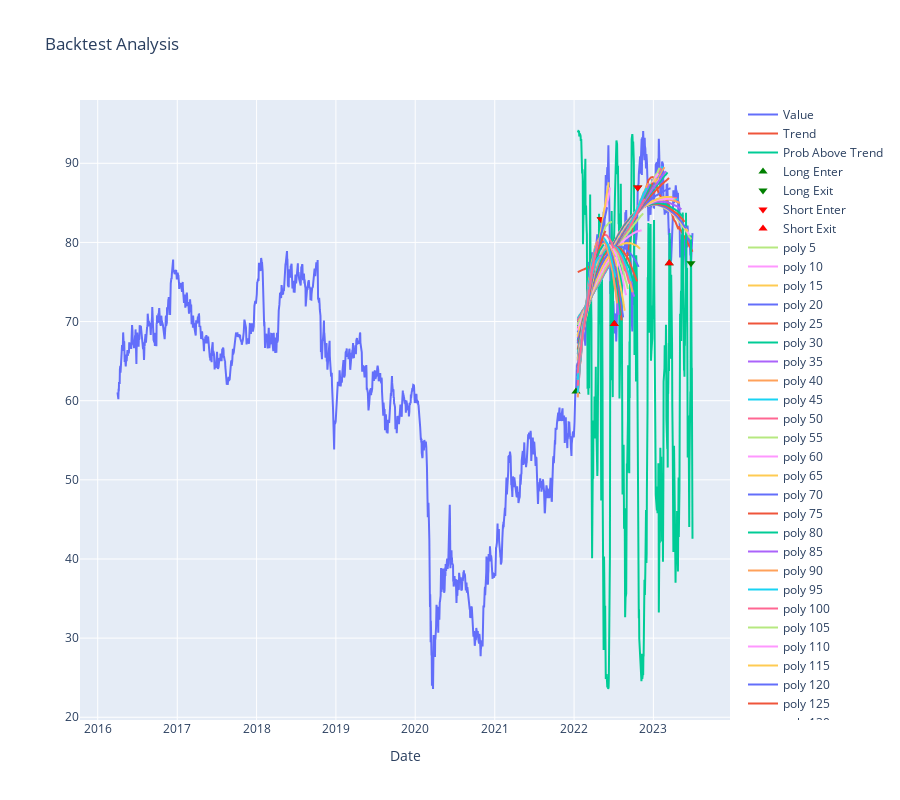

This figure's notebook cell:
### Code cell
ledger, df2 = analyze_and_graph(file, symbol, 365*4, df)    
#ledger, df2 = analyze_and_graph_range(file, symbol, "03-27-2020", "12-17-2021", df)

# Display metrics as text
metrics = analyze_trades(ledger, symbol, period)
metrics["file"] = file
metrics_df = metrics_to_dataframe(metrics) 

merged_df = ledger.merge(df2, left_on='Date', right_index=True, how='left')
merged_df[["Date", "Price", "Product", "Side", "Action","prob_above_trend", "Value"]]

### Figure 1 — Plotly figure (JSON) as saved in the notebook; plotly's stock layout.template omitted (floating-point values rounded to 4 significant figures; data arrays with more than 128 entries replaced by an {"elided": "..."} marker saying what was removed)
{"data": [{"mode": "lines", "name": "Value", "type": "scatter", "x": {"elided": "1825 str values"}, "y": {"elided": "1825 float values"}}, {"mode": "lines", "name": "Trend", "type": "scatter", "x": {"elided": "1825 str values"}, "y": {"elided": "1825 float values"}}, {"mode": "lines", "name": "Prob Above Trend", "type": "scatter", "x": {"elided": "1825 str values"}, "y": {"elided": "1825 float values"}}, {"marker": {"color": "green", "size": 8, "symbol": "triangle-up"}, "mode": "markers", "name": "Long Enter", "type": "scatter", "x": {"elided": "1825 str values"}, "y": {"elided": "1825 float values"}}, {"marker": {"color": "green", "size": 8, "symbol": "triangle-down"}, "mode": "markers", "name": "Long Exit", "type": "scatter", "x": {"elided": "1825 str values"}, "y": {"elided": "1825 float values"}}, {"marker": {"color": "red", "size": 8, "symbol": "triangle-down"}, "mode": "markers", "name": "Short Enter", "type": "scatter", "x": {"elided": "1825 str values"}, "y": {"elided": "1825 float values"}}, {"marker": {"color": "red", "size": 8, "symbol": "triangle-up"}, "mode": "markers", "name": "Short Exit", "type": "scatter", "x": {"elided": "1825 str values"}, "y": {"elided": "1825 float values"}}, {"mode": "lines", "name": "poly 5", "type": "scatter", "x": {"elided": "365 str values"}, "y": {"elided": "360 float values"}}, {"mode": "lines", "name": "poly 10", "type": "scatter", "x": {"elided": "365 str values"}, "y": {"elided": "355 float values"}}, {"mode": "lines", "name": "poly 15", "type": "scatter", "x": {"elided": "365 str values"}, "y": {"elided": "350 float values"}}, {"mode": "lines", "name": "poly 20", "type": "scatter", "x": {"elided": "365 str values"}, "y": {"elided": "345 float values"}}, {"mode": "lines", "name": "poly 25", "type": "scatter", "x": {"elided": "365 str values"}, "y": {"elided": "340 float values"}}, {"mode": "lines", "name": "poly 30", "type": "scatter", "x": {"elided": "365 str values"}, "y": {"elided": "335 float values"}}, {"mode": "lines", "name": "poly 35", "type": "scatter", "x": {"elided": "365 str values"}, "y": {"elided": "330 float values"}}, {"mode": "lines", "name": "poly 40", "type": "scatter", "x": {"elided": "365 str values"}, "y": {"elided": "325 float values"}}, {"mode": "lines", "name": "poly 45", "type": "scatter", "x": {"elided": "365 str values"}, "y": {"elided": "320 float values"}}, {"mode": "lines", "name": "poly 50", "type": "scatter", "x": {"elided": "365 str values"}, "y": {"elided": "315 float values"}}, {"mode": "lines", "name": "poly 55", "type": "scatter", "x": {"elided": "365 str values"}, "y": {"elided": "310 float values"}}, {"mode": "lines", "name": "poly 60", "type": "scatter", "x": {"elided": "365 str values"}, "y": {"elided": "305 float values"}}, {"mode": "lines", "name": "poly 65", "type": "scatter", "x": {"elided": "365 str values"}, "y": {"elided": "300 float values"}}, {"mode": "lines", "name": "poly 70", "type": "scatter", "x": {"elided": "365 str values"}, "y": {"elided": "295 float values"}}, {"mode": "lines", "name": "poly 75", "type": "scatter", "x": {"elided": "365 str values"}, "y": {"elided": "290 float values"}}, {"mode": "lines", "name": "poly 80", "type": "scatter", "x": {"elided": "365 str values"}, "y": {"elided": "285 float values"}}, {"mode": "lines", "name": "poly 85", "type": "scatter", "x": {"elided": "365 str values"}, "y": {"elided": "280 float values"}}, {"mode": "lines", "name": "poly 90", "type": "scatter", "x": {"elided": "365 str values"}, "y": {"elided": "275 float values"}}, {"mode": "lines", "name": "poly 95", "type": "scatter", "x": {"elided": "365 str values"}, "y": {"elided": "270 float values"}}, {"mode": "lines", "name": "poly 100", "type": "scatter", "x": {"elided": "365 str values"}, "y": {"elided": "265 float values"}}, {"mode": "lines", "name": "poly 105", "type": "scatter", "x": {"elided": "365 str values"}, "y": {"elided": "260 float values"}}, {"mode": "lines", "name": "poly 110", "type": "scatter", "x": {"elided": "365 str values"}, "y": {"elided": "255 float values"}}, {"mode": "lines", "name": "poly 115", "type": "scatter", "x": {"elided": "365 str values"}, "y": {"elided": "250 float values"}}, {"mode": "lines", "name": "poly 120", "type": "scatter", "x": {"elided": "365 str values"}, "y": {"elided": "245 float values"}}, {"mode": "lines", "name": "poly 125", "type": "scatter", "x": {"elided": "365 str values"}, "y": {"elided": "240 float values"}}, {"mode": "lines", "name": "poly 130", "type": "scatter", "x": {"elided": "365 str values"}, "y": {"elided": "235 float values"}}, {"mode": "lines", "name": "poly 135", "type": "scatter", "x": {"elided": "365 str values"}, "y": {"elided": "230 float values"}}, {"mode": "lines", "name": "poly 140", "type": "scatter", "x": {"elided": "365 str values"}, "y": {"elided": "225 float values"}}, {"mode": "lines", "name": "poly 145", "type": "scatter", "x": {"elided": "365 str values"}, "y": {"elided": "220 float values"}}, {"mode": "lines", "name": "poly 150", "type": "scatter", "x": {"elided": "365 str values"}, "y": {"elided": "215 float values"}}, {"mode": "lines", "name": "poly 155", "type": "scatter", "x": {"elided": "365 str values"}, "y": {"elided": "210 float values"}}, {"mode": "lines", "name": "poly 160", "type": "scatter", "x": {"elided": "365 str values"}, "y": {"elided": "205 float values"}}, {"mode": "lines", "name": "poly 165", "type": "scatter", "x": {"elided": "365 str values"}, "y": {"elided": "200 float values"}}, {"mode": "lines", "name": "poly 170", "type": "scatter", "x": {"elided": "365 str values"}, "y": {"elided": "195 float values"}}, {"mode": "lines", "name": "poly 175", "type": "scatter", "x": {"elided": "365 str values"}, "y": {"elided": "190 float values"}}, {"mode": "lines", "name": "poly 180", "type": "scatter", "x": {"elided": "365 str values"}, "y": {"elided": "185 float values"}}, {"mode": "lines", "name": "poly 185", "type": "scatter", "x": {"elided": "365 str values"}, "y": {"elided": "180 float values"}}, {"mode": "lines", "name": "poly 190", "type": "scatter", "x": {"elided": "365 str values"}, "y": {"elided": "175 float values"}}, {"mode": "lines", "name": "poly 195", "type": "scatter", "x": {"elided": "365 str values"}, "y": {"elided": "170 float values"}}, {"mode": "lines", "name": "poly 200", "type": "scatter", "x": {"elided": "365 str values"}, "y": {"elided": "165 float values"}}, {"mode": "lines", "name": "poly 205", "type": "scatter", "x": {"elided": "365 str values"}, "y": {"elided": "160 float values"}}, {"mode": "lines", "name": "poly 210", "type": "scatter", "x": {"elided": "365 str values"}, "y": {"elided": "155 float values"}}, {"mode": "lines", "name": "poly 215", "type": "scatter", "x": {"elided": "365 str values"}, "y": {"elided": "150 float values"}}, {"mode": "lines", "name": "poly 220", "type": "scatter", "x": {"elided": "365 str values"}, "y": {"elided": "145 float values"}}, {"mode": "lines", "name": "poly 225", "type": "scatter", "x": {"elided": "365 str values"}, "y": {"elided": "140 float values"}}, {"mode": "lines", "name": "poly 230", "type": "scatter", "x": {"elided": "365 str values"}, "y": {"elided": "135 float values"}}, {"mode": "lines", "name": "poly 235", "type": "scatter", "x": {"elided": "365 str values"}, "y": {"elided": "130 float values"}}, {"mode": "lines", "name": "poly 240", "type": "scatter", "x": {"elided": "365 str values"}, "y": [60.43, 60.96, 61.49, 62.0, 62.51, 63.02, 63.52, 64.01, 64.49, 64.96, 65.43, 65.89, 66.35, 66.8, 67.24, 67.67, 68.1, 68.51, 68.93, 69.33, 69.73, 70.12, 70.5, 70.88, 71.25, 71.61, 71.96, 72.31, 72.65, 72.99, 73.31, 73.63, 73.94, 74.25, 74.55, 74.84, 75.12, 75.4, 75.67, 75.93, 76.19, 76.44, 76.68, 76.91, 77.14, 77.36, 77.57, 77.78, 77.97, 78.17, 78.35, 78.53, 78.7, 78.86, 79.02, 79.17, 79.31, 79.44, 79.57, 79.69, 79.8, 79.91, 80.01, 80.1, 80.19, 80.27, 80.34, 80.4, 80.46, 80.51, 80.55, 80.58, 80.61, 80.63, 80.65, 80.65, 80.65, 80.65, 80.63, 80.61, 80.58, 80.55, 80.5, 80.45, 80.4, 80.33, 80.26, 80.18, 80.1, 80.0, 79.9, 79.8, 79.68, 79.56, 79.43, 79.3, 79.16, 79.01, 78.85, 78.69, 78.52, 78.34, 78.15, 77.96, 77.76, 77.56, 77.34, 77.12, 76.89, 76.66, 76.42, 76.17, 75.91, 75.65, 75.38, 75.1, 74.82, 74.53, 74.23, 73.92, 73.61, 73.29, 72.96, 72.63, 72.29]}, {"mode": "lines", "name": "poly 245", "type": "scatter", "x": {"elided": "365 str values"}, "y": [61.01, 61.5, 61.99, 62.47, 62.95, 63.42, 63.88, 64.33, 64.78, 65.23, 65.66, 66.1, 66.52, 66.94, 67.35, 67.76, 68.16, 68.55, 68.94, 69.32, 69.69, 70.06, 70.42, 70.78, 71.13, 71.47, 71.8, 72.13, 72.46, 72.78, 73.09, 73.39, 73.69, 73.98, 74.27, 74.55, 74.82, 75.09, 75.35, 75.61, 75.85, 76.1, 76.33, 76.56, 76.78, 77.0, 77.21, 77.42, 77.61, 77.81, 77.99, 78.17, 78.34, 78.51, 78.67, 78.82, 78.97, 79.11, 79.25, 79.38, 79.5, 79.61, 79.72, 79.83, 79.93, 80.02, 80.1, 80.18, 80.25, 80.32, 80.38, 80.43, 80.48, 80.52, 80.55, 80.58, 80.6, 80.62, 80.63, 80.63, 80.62, 80.61, 80.6, 80.58, 80.55, 80.51, 80.47, 80.42, 80.37, 80.31, 80.24, 80.17, 80.09, 80.01, 79.91, 79.82, 79.71, 79.6, 79.48, 79.36, 79.23, 79.1, 78.95, 78.81, 78.65, 78.49, 78.32, 78.15, 77.97, 77.78, 77.59, 77.39, 77.19, 76.98, 76.76, 76.53, 76.3, 76.07, 75.83, 75.58]}, {"mode": "lines", "name": "poly 250", "type": "scatter", "x": {"elided": "365 str values"}, "y": [61.89, 62.32, 62.75, 63.17, 63.59, 64.0, 64.41, 64.82, 65.21, 65.61, 66.0, 66.38, 66.76, 67.13, 67.5, 67.86, 68.22, 68.58, 68.92, 69.27, 69.61, 69.94, 70.27, 70.59, 70.91, 71.22, 71.53, 71.84, 72.14, 72.43, 72.72, 73.0, 73.28, 73.56, 73.83, 74.09, 74.35, 74.6, 74.85, 75.1, 75.34, 75.57, 75.8, 76.02, 76.24, 76.46, 76.67, 76.87, 77.07, 77.27, 77.45, 77.64, 77.82, 77.99, 78.16, 78.33, 78.49, 78.64, 78.79, 78.94, 79.08, 79.21, 79.34, 79.47, 79.59, 79.7, 79.81, 79.92, 80.02, 80.11, 80.2, 80.29, 80.37, 80.44, 80.51, 80.58, 80.64, 80.69, 80.74, 80.79, 80.83, 80.86, 80.9, 80.92, 80.94, 80.96, 80.97, 80.97, 80.97, 80.97, 80.96, 80.95, 80.93, 80.9, 80.87, 80.84, 80.8, 80.76, 80.71, 80.65, 80.59, 80.53, 80.46, 80.39, 80.31, 80.22, 80.14, 80.04, 79.94, 79.84, 79.73, 79.62, 79.5, 79.37, 79.25]}, {"mode": "lines", "name": "poly 255", "type": "scatter", "x": {"elided": "365 str values"}, "y": [62.87, 63.23, 63.59, 63.94, 64.3, 64.65, 64.99, 65.33, 65.67, 66.01, 66.34, 66.67, 67.0, 67.32, 67.64, 67.95, 68.26, 68.57, 68.88, 69.18, 69.48, 69.77, 70.07, 70.35, 70.64, 70.92, 71.2, 71.47, 71.75, 72.01, 72.28, 72.54, 72.8, 73.05, 73.3, 73.55, 73.8, 74.04, 74.28, 74.51, 74.74, 74.97, 75.2, 75.42, 75.63, 75.85, 76.06, 76.27, 76.47, 76.67, 76.87, 77.06, 77.26, 77.44, 77.63, 77.81, 77.99, 78.16, 78.33, 78.5, 78.66, 78.82, 78.98, 79.13, 79.28, 79.43, 79.57, 79.71, 79.85, 79.99, 80.12, 80.24, 80.37, 80.49, 80.6, 80.72, 80.83, 80.93, 81.04, 81.14, 81.23, 81.33, 81.42, 81.5, 81.59, 81.67, 81.74, 81.82, 81.89, 81.95, 82.02, 82.08, 82.13, 82.18, 82.23, 82.28, 82.32, 82.36, 82.4, 82.43, 82.46, 82.49, 82.51, 82.53, 82.54, 82.56, 82.57, 82.57, 82.57, 82.57]}, {"mode": "lines", "name": "poly 260", "type": "scatter", "x": {"elided": "365 str values"}, "y": [64.45, 64.69, 64.93, 65.18, 65.42, 65.66, 65.9, 66.14, 66.38, 66.62, 66.86, 67.09, 67.33, 67.57, 67.81, 68.04, 68.28, 68.51, 68.75, 68.98, 69.21, 69.45, 69.68, 69.91, 70.14, 70.37, 70.6, 70.83, 71.06, 71.29, 71.52, 71.74, 71.97, 72.2, 72.42, 72.65, 72.87, 73.1, 73.32, 73.54, 73.77, 73.99, 74.21, 74.43, 74.65, 74.87, 75.09, 75.31, 75.53, 75.75, 75.97, 76.18, 76.4, 76.62, 76.83, 77.05, 77.26, 77.47, 77.69, 77.9, 78.11, 78.33, 78.54, 78.75, 78.96, 79.17, 79.38, 79.59, 79.79, 80.0, 80.21, 80.41, 80.62, 80.83, 81.03, 81.24, 81.44, 81.64, 81.85, 82.05, 82.25, 82.45, 82.65, 82.85, 83.05, 83.25, 83.45, 83.65, 83.85, 84.04, 84.24, 84.44, 84.63, 84.83, 85.02, 85.22, 85.41, 85.6, 85.8, 85.99, 86.18, 86.37, 86.56, 86.75, 86.94]}, {"mode": "lines", "name": "poly 265", "type": "scatter", "x": {"elided": "365 str values"}, "y": [65.06, 65.25, 65.45, 65.65, 65.84, 66.04, 66.24, 66.44, 66.64, 66.84, 67.04, 67.24, 67.45, 67.65, 67.85, 68.06, 68.26, 68.47, 68.68, 68.88, 69.09, 69.3, 69.51, 69.72, 69.93, 70.14, 70.35, 70.56, 70.78, 70.99, 71.21, 71.42, 71.64, 71.85, 72.07, 72.29, 72.51, 72.73, 72.95, 73.17, 73.39, 73.61, 73.83, 74.06, 74.28, 74.5, 74.73, 74.95, 75.18, 75.41, 75.64, 75.86, 76.09, 76.32, 76.55, 76.78, 77.02, 77.25, 77.48, 77.72, 77.95, 78.18, 78.42, 78.66, 78.89, 79.13, 79.37, 79.61, 79.85, 80.09, 80.33, 80.57, 80.81, 81.06, 81.3, 81.54, 81.79, 82.03, 82.28, 82.53, 82.77, 83.02, 83.27, 83.52, 83.77, 84.02, 84.27, 84.53, 84.78, 85.03, 85.29, 85.54, 85.8, 86.05, 86.31, 86.57, 86.82, 87.08, 87.34, 87.6]}, {"mode": "lines", "name": "poly 270", "type": "scatter", "x": {"elided": "365 str values"}, "y": [64.38, 64.63, 64.89, 65.14, 65.38, 65.63, 65.88, 66.13, 66.37, 66.62, 66.86, 67.11, 67.35, 67.59, 67.83, 68.07, 68.31, 68.55, 68.79, 69.02, 69.26, 69.5, 69.73, 69.96, 70.2, 70.43, 70.66, 70.89, 71.12, 71.35, 71.57, 71.8, 72.03, 72.25, 72.48, 72.7, 72.92, 73.15, 73.37, 73.59, 73.81, 74.03, 74.24, 74.46, 74.68, 74.89, 75.11, 75.32, 75.53, 75.75, 75.96, 76.17, 76.38, 76.59, 76.8, 77.0, 77.21, 77.41, 77.62, 77.82, 78.03, 78.23, 78.43, 78.63, 78.83, 79.03, 79.23, 79.42, 79.62, 79.82, 80.01, 80.21, 80.4, 80.59, 80.78, 80.97, 81.16, 81.35, 81.54, 81.73, 81.92, 82.1, 82.29, 82.47, 82.65, 82.84, 83.02, 83.2, 83.38, 83.56, 83.74, 83.91, 84.09, 84.27, 84.44]}, {"mode": "lines", "name": "poly 275", "type": "scatter", "x": {"elided": "365 str values"}, "y": [63.62, 63.94, 64.26, 64.57, 64.88, 65.19, 65.5, 65.8, 66.1, 66.39, 66.69, 66.98, 67.27, 67.56, 67.84, 68.12, 68.4, 68.67, 68.95, 69.22, 69.48, 69.75, 70.01, 70.27, 70.53, 70.78, 71.03, 71.28, 71.53, 71.77, 72.01, 72.25, 72.48, 72.72, 72.95, 73.17, 73.4, 73.62, 73.84, 74.06, 74.27, 74.48, 74.69, 74.9, 75.1, 75.3, 75.5, 75.69, 75.88, 76.07, 76.26, 76.45, 76.63, 76.81, 76.98, 77.16, 77.33, 77.5, 77.66, 77.82, 77.98, 78.14, 78.3, 78.45, 78.6, 78.74, 78.89, 79.03, 79.17, 79.31, 79.44, 79.57, 79.7, 79.82, 79.95, 80.07, 80.18, 80.3, 80.41, 80.52, 80.62, 80.73, 80.83, 80.93, 81.02, 81.12, 81.21, 81.3, 81.38, 81.46]}, {"mode": "lines", "name": "poly 280", "type": "scatter", "x": {"elided": "365 str values"}, "y": [63.13, 63.49, 63.85, 64.21, 64.56, 64.91, 65.25, 65.6, 65.93, 66.26, 66.59, 66.92, 67.24, 67.55, 67.86, 68.17, 68.48, 68.77, 69.07, 69.36, 69.65, 69.93, 70.21, 70.49, 70.76, 71.03, 71.29, 71.55, 71.81, 72.06, 72.31, 72.55, 72.79, 73.03, 73.26, 73.49, 73.71, 73.93, 74.14, 74.36, 74.56, 74.77, 74.97, 75.16, 75.35, 75.54, 75.72, 75.9, 76.08, 76.25, 76.42, 76.58, 76.74, 76.89, 77.04, 77.19, 77.33, 77.47, 77.61, 77.74, 77.87, 77.99, 78.11, 78.22, 78.33, 78.44, 78.54, 78.64, 78.74, 78.83, 78.91, 79.0, 79.08, 79.15, 79.22, 79.29, 79.35, 79.41, 79.46, 79.51, 79.56, 79.6, 79.64, 79.68, 79.71]}, {"mode": "lines", "name": "poly 285", "type": "scatter", "x": {"elided": "365 str values"}, "y": [62.68, 63.09, 63.49, 63.89, 64.28, 64.67, 65.05, 65.42, 65.8, 66.16, 66.52, 66.88, 67.22, 67.57, 67.91, 68.24, 68.57, 68.89, 69.21, 69.52, 69.82, 70.13, 70.42, 70.71, 70.99, 71.27, 71.55, 71.82, 72.08, 72.34, 72.59, 72.83, 73.08, 73.31, 73.54, 73.77, 73.99, 74.2, 74.41, 74.61, 74.81, 75.0, 75.19, 75.37, 75.55, 75.72, 75.89, 76.05, 76.2, 76.35, 76.49, 76.63, 76.77, 76.89, 77.02, 77.13, 77.24, 77.35, 77.45, 77.55, 77.64, 77.72, 77.8, 77.87, 77.94, 78.0, 78.06, 78.11, 78.16, 78.2, 78.24, 78.27, 78.29, 78.31, 78.33, 78.34, 78.34, 78.34, 78.33, 78.32]}, {"mode": "lines", "name": "poly 290", "type": "scatter", "x": {"elided": "365 str values"}, "y": [62.61, 63.03, 63.44, 63.84, 64.24, 64.64, 65.02, 65.41, 65.78, 66.15, 66.52, 66.88, 67.23, 67.58, 67.92, 68.26, 68.59, 68.92, 69.23, 69.55, 69.86, 70.16, 70.46, 70.75, 71.03, 71.31, 71.59, 71.86, 72.12, 72.38, 72.63, 72.88, 73.12, 73.35, 73.58, 73.8, 74.02, 74.23, 74.44, 74.64, 74.83, 75.02, 75.21, 75.38, 75.56, 75.72, 75.88, 76.04, 76.19, 76.33, 76.47, 76.6, 76.73, 76.85, 76.97, 77.08, 77.18, 77.28, 77.37, 77.46, 77.54, 77.62, 77.69, 77.75, 77.81, 77.86, 77.91, 77.95, 77.99, 78.02, 78.05, 78.06, 78.08, 78.09, 78.09]}, {"mode": "lines", "name": "poly 295", "type": "scatter", "x": {"elided": "365 str values"}, "y": [62.63, 63.04, 63.45, 63.85, 64.25, 64.64, 65.03, 65.41, 65.78, 66.15, 66.51, 66.87, 67.22, 67.57, 67.91, 68.25, 68.58, 68.9, 69.22, 69.54, 69.84, 70.15, 70.44, 70.74, 71.02, 71.3, 71.58, 71.85, 72.11, 72.37, 72.62, 72.87, 73.11, 73.35, 73.58, 73.8, 74.02, 74.23, 74.44, 74.64, 74.84, 75.03, 75.22, 75.4, 75.57, 75.74, 75.91, 76.07, 76.22, 76.37, 76.51, 76.64, 76.77, 76.9, 77.02, 77.13, 77.24, 77.34, 77.44, 77.53, 77.62, 77.7, 77.77, 77.84, 77.9, 77.96, 78.02, 78.06, 78.1, 78.14]}, {"mode": "lines", "name": "poly 300", "type": "scatter", "x": {"elided": "365 str values"}, "y": [63.47, 63.78, 64.09, 64.4, 64.71, 65.01, 65.32, 65.62, 65.92, 66.22, 66.51, 66.81, 67.1, 67.39, 67.68, 67.97, 68.26, 68.55, 68.83, 69.11, 69.39, 69.67, 69.95, 70.22, 70.5, 70.77, 71.04, 71.31, 71.58, 71.84, 72.11, 72.37, 72.63, 72.89, 73.15, 73.4, 73.66, 73.91, 74.16, 74.41, 74.66, 74.9, 75.15, 75.39, 75.63, 75.87, 76.11, 76.35, 76.58, 76.81, 77.05, 77.28, 77.5, 77.73, 77.95, 78.18, 78.4, 78.62, 78.84, 79.05, 79.27, 79.48, 79.69, 79.9, 80.11]}], "layout": {"height": 800, "title": {"text": "Backtest Analysis"}, "xaxis": {"title": {"text": "Date"}}}}
